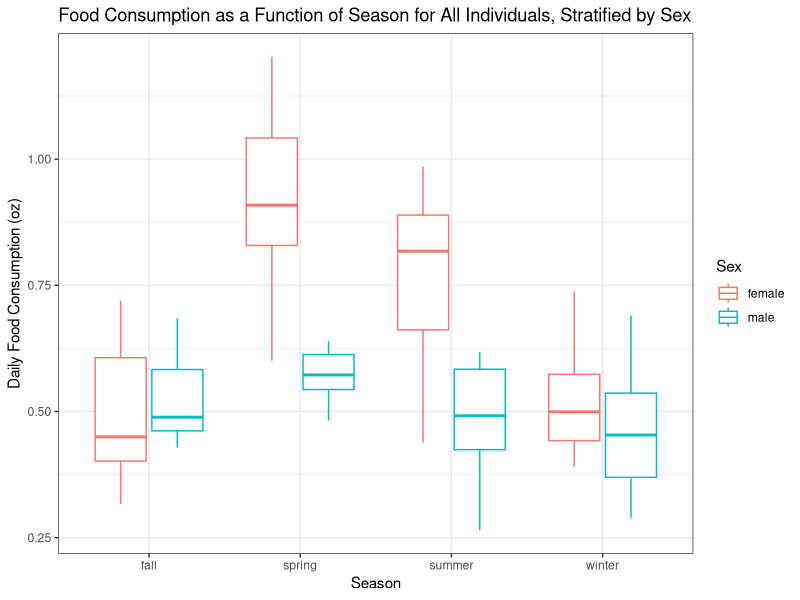
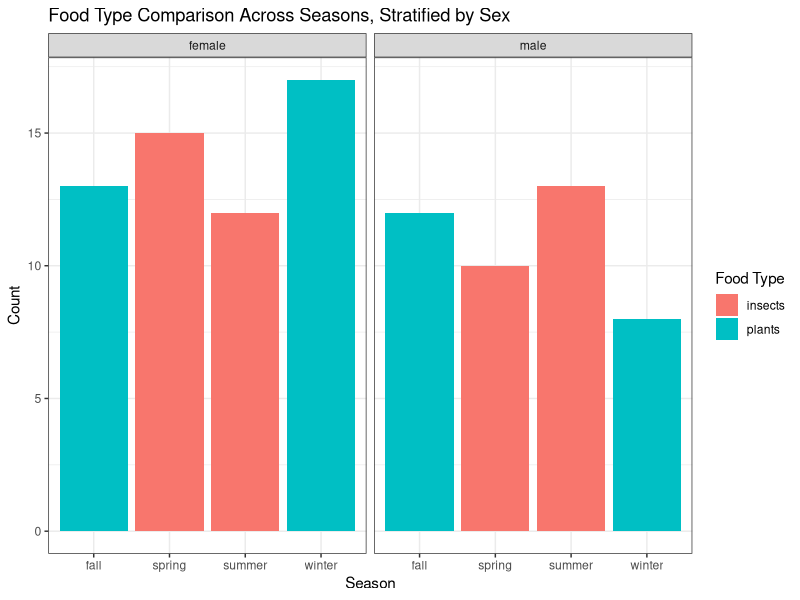

The R source for these figures, in order:
## ---- chunk 1
# make sure the packages are installed
# Load required packages
library(dplyr)
library(purrr)
library(lubridate)
library(ggplot2)
library(here)
library(tidyverse)
## ---- chunk 2
# Set the seed for reproducibility
set.seed(123)

# Define the number of birds
N <- 100

# Generate random ages between 1 and 14 years
age <- sample(1:14, N, replace = TRUE)

# Define the two types of food
food_type <- c("insects", "plants")

# Define the average daily food consumption in ounces
food_consumption <- 0.5

# Define the seasons
seasons <- c("spring", "summer", "fall", "winter")

# Define the proportion of insects consumed in each season
insect_proportion <- c(0.6, 0.8, 0.4, 0.2)

# Define the sex
sex <- sample(c("male", "female"), N, replace = TRUE)

# Generate the data
data <- tibble(
  Food_Type = rep(food_type, each = N/2),
  Age = age,
  Daily_Food_Consumption = rnorm(N, food_consumption, 0.1),
  Season = rep(seasons, each = N/4),
  Sex = sex
)

# Adjust the food consumption based on the season
data$Daily_Food_Consumption[data$Food_Type == "insects"] <- 
  data$Daily_Food_Consumption[data$Food_Type == "insects"] * 
  rep(insect_proportion, each = N/2)[data$Season[data$Food_Type == "insects"]]

# Print the data
data


## ---- chunk 3
# Set the seed for reproducibility
#set.seed(123)

# Define the number of birds
#N <- 100

# Generate random ages between 1 and 14 years
#age <- sample(1:14, N, replace = TRUE, prob = c(0.05, 0.05, 0.1, 0.15, 0.2, 0.15, 0.1, 0.05, 0.025, 0.025))

# Define the two types of food
#food_type <- c("insects", "plants")

# Define the average daily food consumption in ounces
#food_consumption <- 0.5

# Define the seasons
#seasons <- c("spring", "summer", "fall", "winter")

# Define the proportion of insects consumed in each season
#insect_proportion <- c(0.6, 0.8, 0.4, 0.2)

# Define the sex
#sex <- sample(c("male", "female"), N, replace = TRUE)

# Generate the data
#data <- tibble(
 # Food_Type = rep(food_type, each = N/2),
# Age = age,
 # Daily_Food_Consumption = rnorm(N, food_consumption, 0.1),
 # Season = rep(seasons, each = N/4),
 # Sex = sex
# )

# Adjust the food consumption based on the season
#data$Daily_Food_Consumption[data$Food_Type == "insects" & (data$Season == "spring" | data$Season == "summer")] <- 
 # data$Daily_Food_Consumption[data$Food_Type == "insects" & (data$Season == "spring" | data$Season == "summer")] * 
 # rep(insect_proportion[1:2], each = sum(data$Food_Type == "insects" & (data$Season == "spring" | data$Season == "summer")))

# Replace the NA values with randomized values that have an average of 0.5
#data <- data %>% mutate(Daily_Food_Consumption = replace_na(Daily_Food_Consumption, rnorm(sum(is.na(Daily_Food_Consumption)), 0.5, 0.1)))

# Print the data
#data



## ---- chunk 4
# Set the seed for reproducibility
set.seed(123)

# Define the number of birds
N <- 100

# Generate random ages between 1 and 14 years with a probability distribution that reflects the higher mortality rate of young and elderly individuals
age <- sample(c(1:4, 5:8, 9:12, 13:14), N, replace = TRUE)

# Define the two types of food
food_type <- c("insects", "plants")

# Define the average daily food consumption in ounces
food_consumption <- 0.5

# Define the seasons
seasons <- c("spring", "summer", "fall", "winter")

# Define the proportion of insects consumed in each season
insect_proportion <- c(0.6, 0.8, 0.4, 0.2)

# Define the sex
sex <- sample(c("male", "female"), N, replace = TRUE)

# Generate the data
data <- tibble(
  Food_Type = rep(food_type, each = N/2),
  Age = age,
  Daily_Food_Consumption = rnorm(N, food_consumption, 0.1),
  Season = rep(seasons, each = N/4),
  Sex = sex
)

# Adjust the food consumption based on the season
data$Daily_Food_Consumption[data$Food_Type == "insects" & (data$Season == "spring" | data$Season == "summer")] <- 
  data$Daily_Food_Consumption[data$Food_Type == "insects" & (data$Season == "spring" | data$Season == "summer")] * 
  rep(insect_proportion[1:2], each = sum(data$Food_Type == "insects" & (data$Season == "spring" | data$Season == "summer")))

# Replace the NA values with randomized values that have an average of 0.5
if (any(is.na(data$Daily_Food_Consumption))) {
  data <- data %>% mutate(Daily_Food_Consumption = replace_na(Daily_Food_Consumption, rnorm(sum(is.na(Daily_Food_Consumption)), mean(Daily_Food_Consumption), 0.1)))
}


# Print the data
data

## ---- chunk 5
# Set the seed for reproducibility
set.seed(123)

# Define the number of birds
N <- 100

# Generate random ages between 1 and 14 years with a probability distribution that reflects the higher mortality rate of young and elderly individuals
age <- sample(c(1:4, 5:8, 9:12, 13:14), N, replace = TRUE)

# Define the two types of food
food_type <- c("insects", "plants")

# Define the average daily food consumption in ounces
food_consumption <- 0.5

# Define the seasons
seasons <- c("spring", "summer", "fall", "winter")

# Define the proportion of insects consumed in each season
insect_proportion <- c(0.6, 0.8, 0.4, 0.2)

# Define the sex
sex <- sample(c("male", "female"), N, replace = TRUE)

# Generate the data
data <- tibble(
  Food_Type = rep(food_type, each = N/2),
  Age = age,
  Daily_Food_Consumption = rnorm(N, food_consumption, 0.1),
  Season = rep(seasons, each = N/4),
  Sex = sex
)

# Adjust the food consumption based on the season and sex
data$Daily_Food_Consumption[data$Food_Type == "insects" & (data$Season == "spring" | data$Season == "summer") & data$Sex == "female"] <- 
  data$Daily_Food_Consumption[data$Food_Type == "insects" & (data$Season == "spring" | data$Season == "summer") & data$Sex == "female"] * 
  1.75

# Replace the NA values with randomized values that have an average of 0.5
if (any(is.na(data$Daily_Food_Consumption))) {
  data <- data %>% mutate(Daily_Food_Consumption = replace_na(Daily_Food_Consumption, rnorm(sum(is.na(Daily_Food_Consumption)), mean(Daily_Food_Consumption), 0.1)))
}


# Print the data
data
## ---- chunk 6
#check the structure and summary
summary(data)
structure(data)
## ---- chunk 7
#create a plot with food consumption as a function of season for all individuals (stratified by sex)
ggplot(data, aes(x = Season, y = Daily_Food_Consumption, color = Sex)) +
  geom_boxplot() +
  labs(title = "Food Consumption as a Function of Season for All Individuals, Stratified by Sex",
       x = "Season",
       y = "Daily Food Consumption (oz)") +
  theme_bw()

## ---- chunk 8
#create a histogram comparing food type consumed in different seasons stratified by sex
ggplot(data, aes(x = Season, fill = Food_Type)) +
  geom_bar(position = "dodge", stat = "count") +
  facet_grid(. ~ Sex) +
  labs(title = "Food Type Comparison Across Seasons, Stratified by Sex",
       x = "Season",
       y = "Count",
       fill = "Food Type") +
  theme_bw()


## ---- chunk 9
#create a linear model with season and sex as predictors for food consumption
model1<- lm(Daily_Food_Consumption~ Season + Sex, data = data)
summary(model1)
## ---- chunk 10
#create a linear model with season as a predictor for food type
# model2<- lm(Food_Type ~ Season, data = data)
# summary(model2)
## ---- chunk 11
#load the nnet package for this model
library(nnet)
# Create a multinomial logistic regression model with season and sex as predictors for food type
model2 <- multinom(Food_Type ~ Season + Sex, data = data)
summary(model2)
